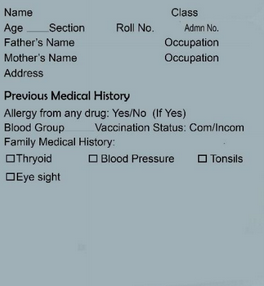
#> input picture ocrfiles/image.png, 264 x 286 px
$ python 'reading image.py'
#> lines starting #> are read from the running program, lines starting #| are printed output that depends on the picture; after the words box and inside, x2 and y2 are one past the last pixel; in counts of white or black regions, pixels touching at a corner belong together
from PIL import Image # to load image
import pytesseract # Image to string library
import cv2
import os

pytesseract.pytesseract.tesseract_cmd = '/usr/local/Cellar/tesseract/4.1.1/bin/tesseract'
                                     # path of the pytesseract

filter = 0

img = cv2.imread("image.png") # Image load
#> img is the input picture: shape (286, 264, 3); mean B, G, R 174.7, 168, 152.1
gray = cv2.cvtColor(img, cv2.COLOR_BGR2GRAY) # color change

if filter == 0:
    gray = cv2.threshold(gray, 0, 255, cv2.THRESH_BINARY | cv2.THRESH_OTSU)[1] # Image quality made b etter for detection
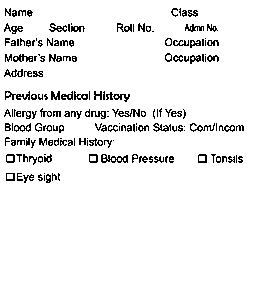
#> gray: shape (286, 264); 93.7% white; black in thin lines or dots, all inside (x1, y1, x2, y2) = (4, 8, 244, 183)

else:
    gray = cv2.medianBlur(gray, 3) # to medium blur

filename = "{}.png".format(os.getpid()) # to save a temporary file
cv2.imwrite(filename, gray)

#> (the run stopped early here; a loop or call above may not have finished)
